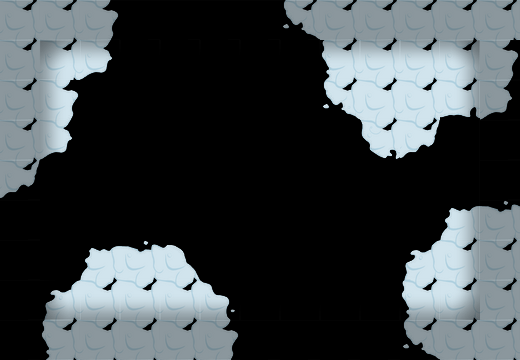

The image is a tile-based game level rendered from a .tmx file. Its description and source (layers, tilesets, objects; grid data summarised) follow:
An orthogonal 13x9 tile map with 40x40 px tiles, 2 tile layers (块层 1, 块层 2).

<map version="1.0" orientation="orthogonal" width="13" height="9" tilewidth="40" tileheight="40">
 <tileset firstgid="1" name="bcmap_skin" tilewidth="40" tileheight="40">
  <image source="bcmap_skin.png" width="200" height="280" />
 </tileset>
 <layer name="块层 1" width="13" height="9">
  <data>[117 cells, 57 non-empty, 25 distinct tile ids]</data>
 </layer>
 <layer name="块层 2" width="13" height="9">
  <data>[117 cells, 72 non-empty, 9 distinct tile ids]</data>
 </layer>
</map>
